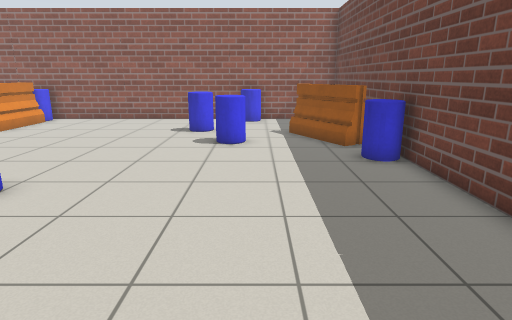
View 1 (above)

14 first-person views from a walk through a robot-simulator world made for Gazebo. The camera is 1.2 m above the floor, tilts 14° down and sees 75° across. The floor is counted in squares, 0.5 m on a side. Each view is taken from the middle of a square. On the plan, view 1 faces up. The plan holds only what a view shows up to about 19 squares ahead; the rest is blank. Some stock models are drawn as simple stand-ins. Surface patterns are stand-ins for the level's own textures.

View 2
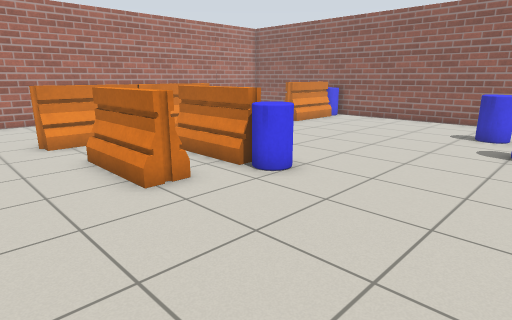

View 3
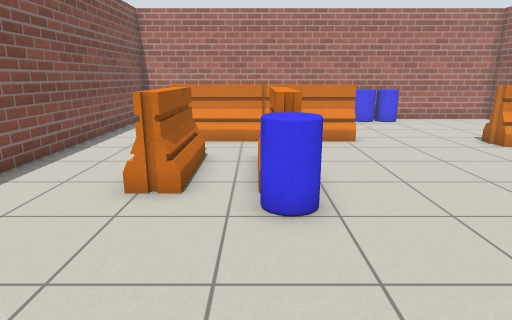

View 4
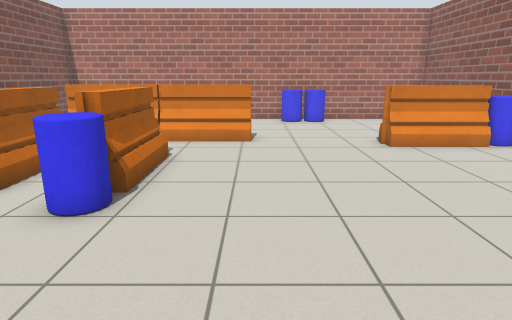

View 5
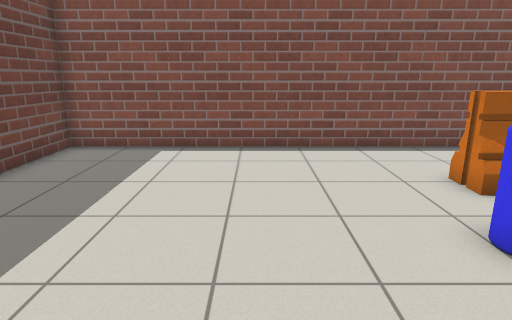

View 6
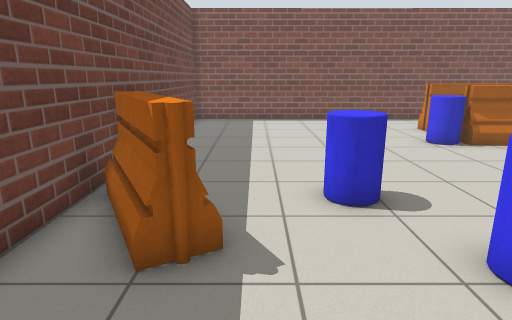

View 7
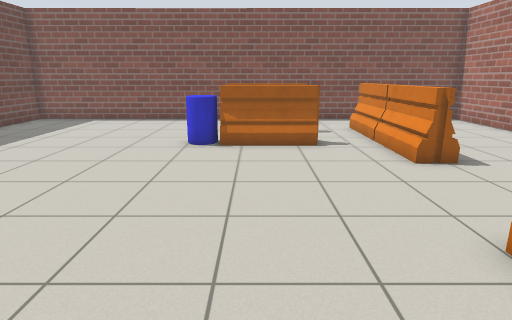

View 8
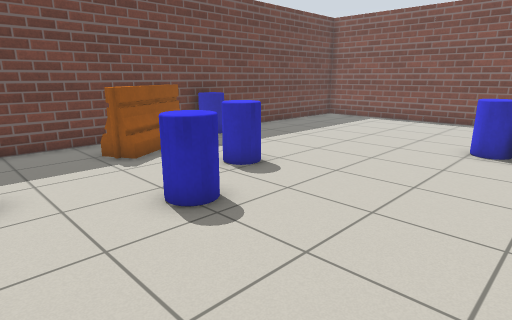

View 9
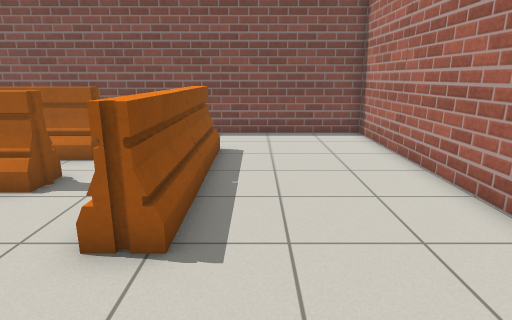

View 10
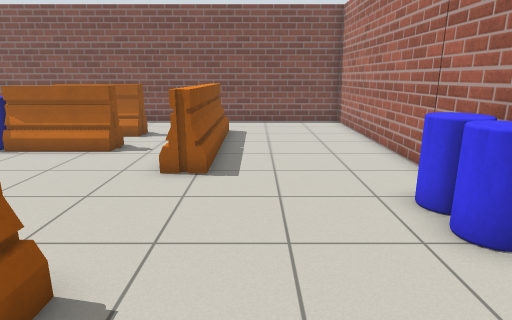

View 11
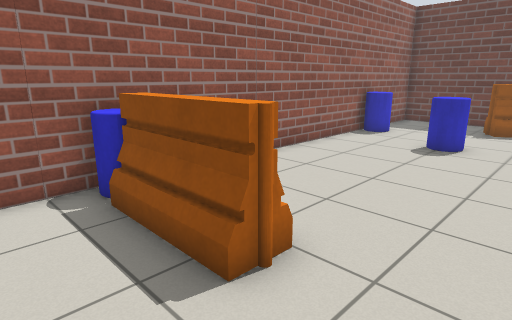

View 12
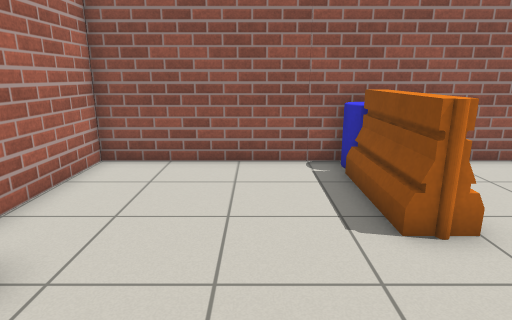

View 13
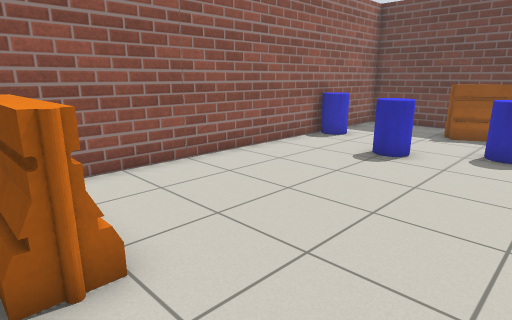

View 14
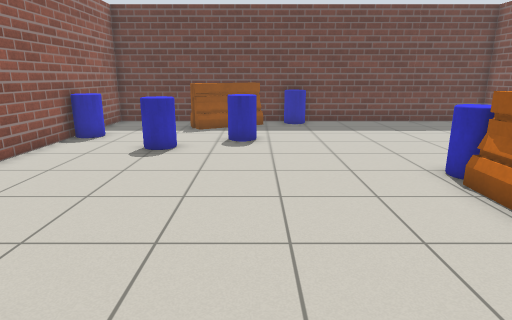

### Floor plan
Key: @ floor where view 1 was taken; . floor; B brick block; A barrier; O other object.
Columns run from 20 left of view 1 to 5 right of it. Each row starts with its distance up from view 1.
 20 BBBBBBBBBBBBBBBBBBB  BBBBB
 19 B.......B..........BB....B
 18 B.......A................B
 17 B.......A................B
 16 B.......A........O.......B
 15 B.......A........OO...A..B
 14 BO....................AA.B
 13 BOO................O...AAB
 12 BOO................O...AAB
 11 B........................B
 10 B......A...............OBB
  9 B.....AA.................B
  8 B.....AA.................B
  7 B.....AA..AAAAO..........B
  6 B.....AA..AAAAO..........B
  5 B.....AA.................B
  4 B.....AA..AAAA...........B
  3 B.....AA..AAAA...........B
  2 B........................B
  1 B........................B
  0 B...................@....B
 -1 BBBBBBBBBBBBBBBBBBBBBBBBBB

Positions as (right, up) in squares from view 1, and headings:
1: (0, 0), facing up
2: (0, 0), facing up-left
3: (0, 6), facing left
4: (0, 10), facing left
5: (-2, 11), facing down
6: (1, 19), facing down
7: (-8, 19), facing down
8: (-8, 19), facing down-right
9: (-15, 14), facing down
10: (-15, 18), facing down
11: (-15, 12), facing up-right
12: (-15, 10), facing up
13: (-13, 11), facing up-right
14: (-14, 12), facing right
